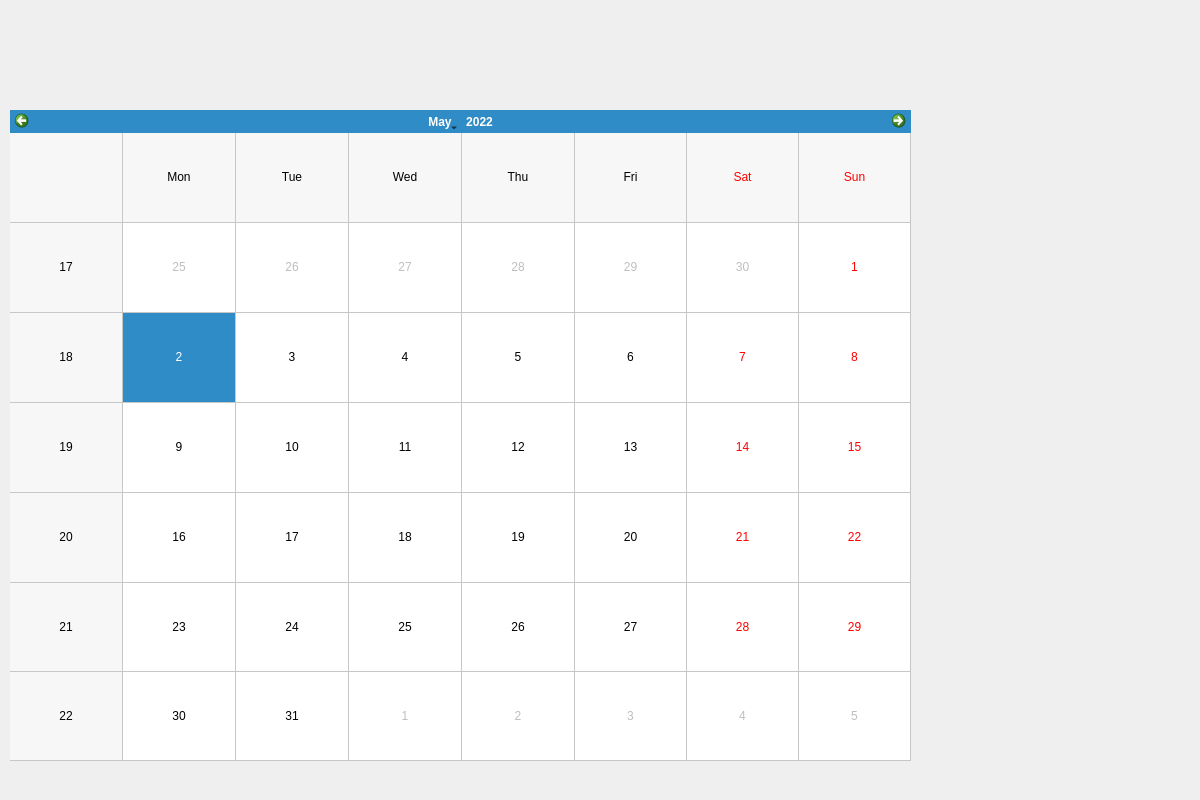
<?xml version="1.0" encoding="UTF-8"?>
<ui version="4.0">
 <class>RequestChange</class>
 <widget class="QDialog" name="RequestChange">
  <property name="geometry">
   <rect>
    <x>0</x>
    <y>0</y>
    <width>1200</width>
    <height>800</height>
   </rect>
  </property>
  <property name="windowTitle">
   <string>Dialog</string>
  </property>
  <property name="styleSheet">
   <string notr="true"/>
  </property>
  <widget class="QCalendarWidget" name="calender">
   <property name="geometry">
    <rect>
     <x>10</x>
     <y>110</y>
     <width>901</width>
     <height>651</height>
    </rect>
   </property>
   <property name="autoFillBackground">
    <bool>true</bool>
   </property>
   <property name="styleSheet">
    <string notr="true"/>
   </property>
   <property name="locale">
    <locale language="English" country="Denmark"/>
   </property>
   <property name="selectedDate">
    <date>
     <year>2022</year>
     <month>5</month>
     <day>2</day>
    </date>
   </property>
   <property name="gridVisible">
    <bool>true</bool>
   </property>
  </widget>
 </widget>
 <resources/>
 <connections/>
</ui>
